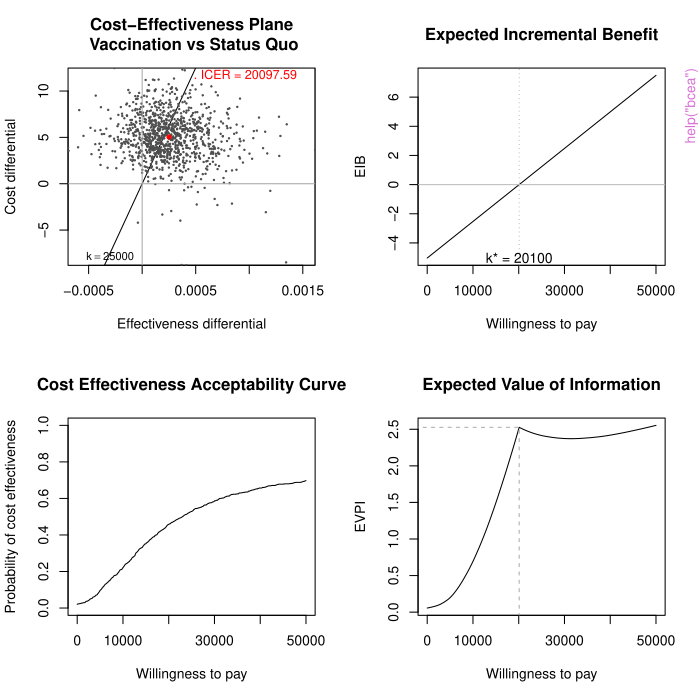

Recreate this plot in R.
pkgname <- "BCEA"
source(file.path(R.home("share"), "R", "examples-header.R"))
options(warn = 1)
options(pager = "console")
base::assign(".ExTimings", "BCEA-Ex.timings", pos = 'CheckExEnv')
base::cat("name\tuser\tsystem\telapsed\n", file=base::get(".ExTimings", pos = 'CheckExEnv'))
base::assign(".format_ptime",
function(x) {
  if(!is.na(x[4L])) x[1L] <- x[1L] + x[4L]
  if(!is.na(x[5L])) x[2L] <- x[2L] + x[5L]
  options(OutDec = '.')
  format(x[1L:3L], digits = 7L)
},
pos = 'CheckExEnv')

### * </HEADER>
library('BCEA')

base::assign(".oldSearch", base::search(), pos = 'CheckExEnv')
base::assign(".old_wd", base::getwd(), pos = 'CheckExEnv')
cleanEx()
nameEx("CEriskav_assign")
### * CEriskav_assign

flush(stderr()); flush(stdout())

base::assign(".ptime", proc.time(), pos = "CheckExEnv")
### Name: CEriskav_assign
### Title: Cost-effectiveness Analysis Including a Parameter of Risk
###   Aversion
### Aliases: CEriskav_assign CEriskav<- CEriskav CEriskav.default
###   CEriskav<-.bcea CEriskav<-.default

### ** Examples


# See Baio G., Dawid A.P. (2011) for a detailed description of the 
# Bayesian model and economic problem

# Load the processed results of the MCMC simulation model
data(Vaccine)

# Runs the health economic evaluation using BCEA
m <- bcea(e=e,c=c,          # defines the variables of 
                            #  effectiveness and cost
      ref=2,                # selects the 2nd row of (e, c) 
                            #  as containing the reference intervention
      interventions=treats, # defines the labels to be associated 
                            #  with each intervention
      Kmax=50000            # maximum value possible for the willingness 
                            #  to pay threshold; implies that k is chosen 
                            #  in a grid from the interval (0, Kmax)
)

# Define the vector of values for the risk aversion parameter, r, eg:
r <- c(1e-10, 0.005, 0.020, 0.035) 

# Run the cost-effectiveness analysis accounting for risk aversion
## No test: 
# uses the results of the economic evaluation 
# if more than 2 interventions, selects the 
#  pairwise comparison

CEriskav(m) <- r
## End(No test)




base::assign(".dptime", (proc.time() - get(".ptime", pos = "CheckExEnv")), pos = "CheckExEnv")
base::cat("CEriskav_assign", base::get(".format_ptime", pos = 'CheckExEnv')(get(".dptime", pos = "CheckExEnv")), "\n", file=base::get(".ExTimings", pos = 'CheckExEnv'), append=TRUE, sep="\t")
cleanEx()
nameEx("Smoking")
### * Smoking

flush(stderr()); flush(stdout())

base::assign(".ptime", proc.time(), pos = "CheckExEnv")
### Name: Smoking
### Title: Data set for the Bayesian model for the cost-effectiveness of
###   smoking cessation interventions
### Aliases: Smoking c data e life.years pi smoking smoking_output treats
### Keywords: datasets

### ** Examples


data(Smoking)

## No test: 
m <- bcea(e, c, ref = 4, interventions = treats, Kmax = 500)
## End(No test)



base::assign(".dptime", (proc.time() - get(".ptime", pos = "CheckExEnv")), pos = "CheckExEnv")
base::cat("Smoking", base::get(".format_ptime", pos = 'CheckExEnv')(get(".dptime", pos = "CheckExEnv")), "\n", file=base::get(".ExTimings", pos = 'CheckExEnv'), append=TRUE, sep="\t")
cleanEx()
nameEx("Vaccine")
### * Vaccine

flush(stderr()); flush(stdout())

base::assign(".ptime", proc.time(), pos = "CheckExEnv")
### Name: Vaccine
### Title: Data set for the Bayesian model for the cost-effectiveness of
###   influenza vaccination
### Aliases: Vaccine c.pts cost.GP cost.hosp cost.otc cost.time.off
###   cost.time.vac cost.travel cost.trt1 cost.trt2 cost.vac e.pts N
###   N.outcomes N.resources QALYs.adv QALYs.death QALYs.hosp QALYs.inf
###   QALYs.pne vaccine vaccine_mat
### Keywords: datasets

### ** Examples


data(Vaccine)

## No test: 
m <- bcea(e, c, ref = 1, interventions = treats)
## End(No test)



base::assign(".dptime", (proc.time() - get(".ptime", pos = "CheckExEnv")), pos = "CheckExEnv")
base::cat("Vaccine", base::get(".format_ptime", pos = 'CheckExEnv')(get(".dptime", pos = "CheckExEnv")), "\n", file=base::get(".ExTimings", pos = 'CheckExEnv'), append=TRUE, sep="\t")
cleanEx()
nameEx("bcea")
### * bcea

flush(stderr()); flush(stdout())

base::assign(".ptime", proc.time(), pos = "CheckExEnv")
### Name: bcea
### Title: Create Bayesian Cost-Effectiveness Analysis Object
### Aliases: bcea bcea.default bcea.rjags bcea.rstan bcea.bugs
### Keywords: manip

### ** Examples

# See Baio G., Dawid A.P. (2011) for a detailed description of the 
# Bayesian model and economic problem

# Load the processed results of the MCMC simulation model
data(Vaccine)

# Runs the health economic evaluation using BCEA
m <- bcea(
      e=e,
      c=c,                  # defines the variables of 
                            #  effectiveness and cost
      ref=2,                # selects the 2nd row of (e, c) 
                            #  as containing the reference intervention
      interventions=treats, # defines the labels to be associated 
                            #  with each intervention
      Kmax=50000,           # maximum value possible for the willingness 
                            #  to pay threshold; implies that k is chosen 
                            #  in a grid from the interval (0, Kmax)
      plot=TRUE             # plots the results
)

# Creates a summary table
summary(
      m,         # uses the results of the economic evaluation 
                 #  (a "bcea" object)
      wtp=25000	# selects the particular value for k 
)

## No test: 

# Plots the cost-effectiveness plane using base graphics
ceplane.plot(
      m,             # plots the Cost-Effectiveness plane
      comparison=1,  # if more than 2 interventions, selects the
                     #  pairwise comparison 
      wtp=25000,     # selects the relevant willingness to pay 
                     #  (default: 25,000) 
      graph="base"   # selects base graphics (default)
)

# Plots the cost-effectiveness plane using ggplot2
if (requireNamespace("ggplot2")) {
ceplane.plot(
      m,             # plots the Cost-Effectiveness plane
      comparison=1,  # if more than 2 interventions, selects the
                     #  pairwise comparison 
      wtp=25000,     # selects the relevant willingness to pay 
                     #  (default: 25,000) 
      graph="ggplot2"# selects ggplot2 as the graphical engine
)

# Some more options
ceplane.plot(
      m,
      graph="ggplot2",
      pos="top",
      size=5,
      ICER_size=1.5,
      label.pos=FALSE,
      opt.theme=ggplot2::theme(text=ggplot2::element_text(size=8))
)
}

# Plots the contour and scatterplot of the bivariate 
# distribution of (Delta_e,Delta_c)
contour(
      m,            # uses the results of the economic evaluation 
                    #  (a "bcea" object)
      comparison=1, # if more than 2 interventions, selects the 
                    #  pairwise comparison 
      nlevels=4,    # selects the number of levels to be 
                    #  plotted (default=4)
      levels=NULL,  # specifies the actual levels to be plotted 
                    #  (default=NULL, so that R will decide)
      scale=0.5,    # scales the bandwidths for both x- and 
                    #  y-axis (default=0.5)
      graph="base"  # uses base graphics to produce the plot
)

# Plots the contour and scatterplot of the bivariate 
#   distribution of (Delta_e,Delta_c)
contour2(
      m,          # uses the results of the economic evaluation 
                  #  (a "bcea" object)
      wtp=25000,  # selects the willingness-to-pay threshold
      xlim=NULL,    # assumes default values
      ylim=NULL     # assumes default values
)

# Using ggplot2
if (requireNamespace("ggplot2")) {
contour2(
      m,              # uses the results of the economic evaluation 
                      #  (a "bcea" object)
      graph="ggplot2",# selects the graphical engine
      wtp=25000,      # selects the willingness-to-pay threshold
      xlim=NULL,      # assumes default values
      ylim=NULL,      # assumes default values
      label.pos=FALSE # alternative position for the wtp label
)
}

# Plots the Expected Incremental Benefit for the "bcea" object m
eib.plot(m)

# Plots the distribution of the Incremental Benefit
ib.plot(
    m,            # uses the results of the economic evaluation 
                  #  (a "bcea" object)
    comparison=1, # if more than 2 interventions, selects the 
                  #  pairwise comparison 
    wtp=25000,    # selects the relevant willingness 
                  #  to pay (default: 25,000)
    graph="base"  # uses base graphics
)

# Produces a plot of the CEAC against a grid of values for the 
# willingness to pay threshold
ceac.plot(m)

# Plots the Expected Value of Information for the "bcea" object m
evi.plot(m)
## End(No test)




base::assign(".dptime", (proc.time() - get(".ptime", pos = "CheckExEnv")), pos = "CheckExEnv")
base::cat("bcea", base::get(".format_ptime", pos = 'CheckExEnv')(get(".dptime", pos = "CheckExEnv")), "\n", file=base::get(".ExTimings", pos = 'CheckExEnv'), append=TRUE, sep="\t")
cleanEx()
nameEx("ceac.plot")
### * ceac.plot

flush(stderr()); flush(stdout())

base::assign(".ptime", proc.time(), pos = "CheckExEnv")
### Name: ceac.plot.bcea
### Title: Cost-Effectiveness Acceptability Curve (CEAC) Plot
### Aliases: ceac.plot.bcea ceac.plot
### Keywords: hplot

### ** Examples

data("Vaccine")
he <- BCEA::bcea(e, c)
ceac.plot(he)

ceac.plot(he, graph = "base")
ceac.plot(he, graph = "ggplot2")
ceac.plot(he, graph = "plotly")

ceac.plot(he, graph = "ggplot2",
          title = "my title",
          line = list(colors = "green"),
          theme = ggplot2::theme_dark())

## more interventions
he2 <- BCEA::bcea(cbind(e, e - 0.0002), cbind(c, c + 5))
mypalette <- RColorBrewer::brewer.pal(3, "Accent")
ceac.plot(he2, graph = "ggplot2",
          title = "my title",
          theme = ggplot2::theme_dark(),
          pos = TRUE,
          line = list(colors = mypalette))
ceac.plot(he, graph = "base", title = "my title", line = list(colors = "green"))
ceac.plot(he2, graph = "base")

ceac.plot(he2, graph = "plotly", pos = "bottom")




base::assign(".dptime", (proc.time() - get(".ptime", pos = "CheckExEnv")), pos = "CheckExEnv")
base::cat("ceac.plot", base::get(".format_ptime", pos = 'CheckExEnv')(get(".dptime", pos = "CheckExEnv")), "\n", file=base::get(".ExTimings", pos = 'CheckExEnv'), append=TRUE, sep="\t")
cleanEx()
nameEx("ceaf.plot")
### * ceaf.plot

flush(stderr()); flush(stdout())

base::assign(".ptime", proc.time(), pos = "CheckExEnv")
### Name: ceaf.plot.pairwise
### Title: Cost-Effectiveness Acceptability Frontier (CEAF) plot
### Aliases: ceaf.plot.pairwise ceaf.plot
### Keywords: hplot

### ** Examples


# See Baio G., Dawid A.P. (2011) for a detailed description of the 
# Bayesian model and economic problem

# Load the processed results of the MCMC simulation model
data(Vaccine)

# Runs the health economic evaluation using BCEA
m <- bcea(
      e=e,
      c=c,                  # defines the variables of 
                            #  effectiveness and cost
      ref=2,                # selects the 2nd row of (e, c) 
                            #  as containing the reference intervention
      interventions=treats, # defines the labels to be associated 
                            #  with each intervention
      Kmax=50000,           # maximum value possible for the willingness 
                            #  to pay threshold; implies that k is chosen 
                            #  in a grid from the interval (0, Kmax)
      plot=FALSE            # inhibits graphical output
)

## No test: 
mce <- multi.ce(m)          # uses the results of the economic analysis 
## End(No test)

## No test: 
ceaf.plot(mce)              # plots the CEAF 
## End(No test)

## No test: 
ceaf.plot(mce, graph = "g") # uses ggplot2 
## End(No test)

## No test: 
# Use the smoking cessation dataset
data(Smoking)
m <- bcea(e, c, ref = 4, intervention = treats, Kmax = 500, plot = FALSE)
mce <- multi.ce(m)
ceaf.plot(mce)
## End(No test)
 



base::assign(".dptime", (proc.time() - get(".ptime", pos = "CheckExEnv")), pos = "CheckExEnv")
base::cat("ceaf.plot", base::get(".format_ptime", pos = 'CheckExEnv')(get(".dptime", pos = "CheckExEnv")), "\n", file=base::get(".ExTimings", pos = 'CheckExEnv'), append=TRUE, sep="\t")
cleanEx()
nameEx("ceef.plot")
### * ceef.plot

flush(stderr()); flush(stdout())

base::assign(".ptime", proc.time(), pos = "CheckExEnv")
### Name: ceef.plot.bcea
### Title: Cost-Effectiveness Efficiency Frontier (CEAF) Plot
### Aliases: ceef.plot.bcea ceef.plot

### ** Examples


## create the bcea object m for the smoking cessation example
data(Smoking, package = "BCEA")
m <- bcea(e, c, ref = 4, Kmax = 500, interventions = treats)

## produce plot
ceef.plot(m, graph = "base")

## No test: 
## tweak the options
## flip axis
ceef.plot(m,
          flip = TRUE,
          dominance = FALSE,
          start.from.origins = FALSE,
          print.summary = FALSE,
          graph = "base")
          
## or use ggplot2 instead
if(require(ggplot2)){
ceef.plot(m,
          dominance = TRUE,
          start.from.origins = FALSE,
          pos = TRUE,
          print.summary = FALSE,
          graph = "ggplot2")
 }
## End(No test)




base::assign(".dptime", (proc.time() - get(".ptime", pos = "CheckExEnv")), pos = "CheckExEnv")
base::cat("ceef.plot", base::get(".format_ptime", pos = 'CheckExEnv')(get(".dptime", pos = "CheckExEnv")), "\n", file=base::get(".ExTimings", pos = 'CheckExEnv'), append=TRUE, sep="\t")
cleanEx()
nameEx("ceplane.plot")
### * ceplane.plot

flush(stderr()); flush(stdout())

base::assign(".ptime", proc.time(), pos = "CheckExEnv")
### Name: ceplane.plot.bcea
### Title: Cost-effectiveness Plane Plot
### Aliases: ceplane.plot.bcea ceplane.plot
### Keywords: hplot

### ** Examples

## create the bcea object for the smoking cessation example
data(Smoking)

m <- bcea(e, c, ref = 4, Kmax = 500, interventions = treats)

## produce the base plot
ceplane.plot(m, wtp = 200, graph = "base")

## select only one comparator
ceplane.plot(m, wtp = 200, graph = "base", comparison = 3)

## use ggplot2
if (requireNamespace("ggplot2")) {
   ceplane.plot(m, wtp = 200, pos = "right", ICER_size = 2, graph = "ggplot2")
}

## plotly
ceplane.plot(m, wtp = 200, graph = "plotly")
ceplane.plot(m, wtp = 200, comparison = 1, graph = "plotly")
 



base::assign(".dptime", (proc.time() - get(".ptime", pos = "CheckExEnv")), pos = "CheckExEnv")
base::cat("ceplane.plot", base::get(".format_ptime", pos = 'CheckExEnv')(get(".dptime", pos = "CheckExEnv")), "\n", file=base::get(".ExTimings", pos = 'CheckExEnv'), append=TRUE, sep="\t")
cleanEx()
nameEx("ceplane_plot_graph")
### * ceplane_plot_graph

flush(stderr()); flush(stdout())

base::assign(".ptime", proc.time(), pos = "CheckExEnv")
### Name: ceplane_plot_graph
### Title: Cost-Effectiveness Plane Plot By Graph Device
### Aliases: ceplane_plot_graph ceplane_plot_base.bcea ceplane_plot_base
###   ceplane_plot_ggplot.bcea ceplane_plot_ggplot ceplane_plot_plotly.bcea
###   ceplane_plot_plotly
### Keywords: hplot

### ** Examples

# single comparator
data(Vaccine, package = "BCEA")

he <- bcea(e, c)
ceplane.plot(he, graph = "base")

## Not run: 
##D # need to provide all the defaults because thats what
##D # ceplane.plot() does
##D 
##D graph_params <-  list(xlab = "x-axis label",
##D                       ylab = "y-axis label",
##D                       title = "my title",
##D                       xlim = c(-0.002, 0.001),
##D                       ylim = c(-13, 5),
##D                       point = list(sizes = 1,
##D                                    colors = "darkgrey"),
##D                       area = list(color = "lightgrey"))
##D                       
##D he$delta_e <- as.matrix(he$delta_e)
##D he$delta_c <- as.matrix(he$delta_c)
##D 
##D BCEA::ceplane_plot_base(he, graph_params = graph_params)
##D 
##D ## single non-default comparator
##D 
##D 
##D ## multiple comparators
##D data(Smoking, package = "BCEA")
##D 
##D graph_params <-  list(xlab = "x-axis label",
##D                       ylab = "y-axis label",
##D                       title = "my title",
##D                       xlim = c(-1, 2.5),
##D                       ylim = c(-1, 160),
##D                       point = list(sizes = 0.5,
##D                                    colors = grey.colors(3, start = 0.1, end = 0.7)),
##D                       area = list(color = "lightgrey"))
##D                                    
##D he <- bcea(e, c, ref = 4, Kmax = 500, interventions = treats)
##D 
##D BCEA::ceplane_plot_base(he,
##D                        wtp = 200,
##D                        pos_legend = FALSE,
##D                        graph_params = graph_params)
## End(Not run)


data(Vaccine)
he <- bcea(e, c)

ceplane.plot(he, graph = "ggplot2")

data(Smoking)
he <- bcea(e, c, ref = 4, Kmax = 500, interventions = treats)

ceplane.plot(he, graph = "ggplot2")

ceplane.plot(he,
             wtp = 200,
             pos = "right",
             ICER_size = 2,
             graph = "ggplot2")
   
ceplane.plot(he,
             wtp = 200,
             pos = TRUE,
             graph = "ggplot2")

ceplane.plot(he,
             graph = "ggplot2",
             wtp=200,
             theme = ggplot2::theme_linedraw())
             



base::assign(".dptime", (proc.time() - get(".ptime", pos = "CheckExEnv")), pos = "CheckExEnv")
base::cat("ceplane_plot_graph", base::get(".format_ptime", pos = 'CheckExEnv')(get(".dptime", pos = "CheckExEnv")), "\n", file=base::get(".ExTimings", pos = 'CheckExEnv'), append=TRUE, sep="\t")
cleanEx()
nameEx("contour")
### * contour

flush(stderr()); flush(stdout())

base::assign(".ptime", proc.time(), pos = "CheckExEnv")
### Name: contour.bcea
### Title: Contour Plots for the Cost-Effectiveness Plane
### Aliases: contour.bcea contour
### Keywords: "Bayesian "Health economic evaluation" model"

### ** Examples

data(Vaccine)

# Runs the health economic evaluation using BCEA
m <- bcea(e=e,
          c=c,              # defines the variables of 
                            #  effectiveness and cost
      ref=2,                # selects the 2nd row of (e,c) 
                            #  as containing the reference intervention
      interventions=treats, # defines the labels to be associated 
                            #  with each intervention
      Kmax=50000,           # maximum value possible for the willingness 
                            #  to pay threshold; implies that k is chosen 
                            #  in a grid from the interval (0,Kmax)
      plot=TRUE             # plots the results
)

contour(m)
contour(m, graph = "ggplot2")

# Plots the contour and scatterplot of the bivariate 
# distribution of (Delta_e, Delta_c)
contour(m,          # uses the results of the economic evaluation 
                    #  (a "bcea" object)
      comparison=1, # if more than 2 interventions, selects the 
                    #  pairwise comparison 
      nlevels=4,    # selects the number of levels to be 
                    #  plotted (default=4)
      levels=NULL,  # specifies the actual levels to be plotted 
                    #  (default=NULL, so that R will decide)
      scale=0.5,    # scales the bandwidths for both x- and 
                    #  y-axis (default=0.5)
      graph="base"  # uses base graphics to produce the plot
)




base::assign(".dptime", (proc.time() - get(".ptime", pos = "CheckExEnv")), pos = "CheckExEnv")
base::cat("contour", base::get(".format_ptime", pos = 'CheckExEnv')(get(".dptime", pos = "CheckExEnv")), "\n", file=base::get(".ExTimings", pos = 'CheckExEnv'), append=TRUE, sep="\t")
cleanEx()
nameEx("contour2")
### * contour2

flush(stderr()); flush(stdout())

base::assign(".ptime", proc.time(), pos = "CheckExEnv")
### Name: contour2.bcea
### Title: Specialised CE-plane Contour Plot
### Aliases: contour2.bcea contour2
### Keywords: "Bayesian "Health economic evaluation" model"

### ** Examples

## create the bcea object m for the smoking cessation example
data(Smoking)
m <- bcea(e, c, ref = 4, interventions = treats, Kmax = 500)

## produce the plot
contour2(m,
         wtp = 200,
         graph_type = "base")

## No test: 
## or use ggplot2 to plot multiple comparisons
contour2(m,
         wtp = 200,
         ICER_size = 2,
         graph_type = "ggplot2")
## End(No test)




base::assign(".dptime", (proc.time() - get(".ptime", pos = "CheckExEnv")), pos = "CheckExEnv")
base::cat("contour2", base::get(".format_ptime", pos = 'CheckExEnv')(get(".dptime", pos = "CheckExEnv")), "\n", file=base::get(".ExTimings", pos = 'CheckExEnv'), append=TRUE, sep="\t")
cleanEx()
nameEx("eib.plot")
### * eib.plot

flush(stderr()); flush(stdout())

base::assign(".ptime", proc.time(), pos = "CheckExEnv")
### Name: eib.plot.bcea
### Title: Expected Incremental Benefit (EIB) Plot
### Aliases: eib.plot.bcea eib.plot
### Keywords: "Expected "Health Benefit" Incremental economic evaluation"

### ** Examples

data(Vaccine)
 
# Runs the health economic evaluation using BCEA
m <- bcea(
      e=e,
      c=c,                  # defines the variables of 
                            #  effectiveness and cost
      ref=2,                # selects the 2nd row of (e, c) 
                            #  as containing the reference intervention
      interventions=treats, # defines the labels to be associated 
                            #  with each intervention
      Kmax=50000,           # maximum value possible for the willingness 
                            #  to pay threshold; implies that k is chosen 
                            #  in a grid from the interval (0, Kmax)
      plot=FALSE             # plots the results
)
eib.plot(m)
eib.plot(m, graph = "ggplot2") + ggplot2::theme_linedraw()

data(Smoking)
treats <- c("No intervention", "Self-help",
            "Individual counselling", "Group counselling")
m <- bcea(e, c, ref = 4, interventions = treats, Kmax = 500)
eib.plot(m)




base::assign(".dptime", (proc.time() - get(".ptime", pos = "CheckExEnv")), pos = "CheckExEnv")
base::cat("eib.plot", base::get(".format_ptime", pos = 'CheckExEnv')(get(".dptime", pos = "CheckExEnv")), "\n", file=base::get(".ExTimings", pos = 'CheckExEnv'), append=TRUE, sep="\t")
cleanEx()
nameEx("evi.plot")
### * evi.plot

flush(stderr()); flush(stdout())

base::assign(".ptime", proc.time(), pos = "CheckExEnv")
### Name: evi.plot.bcea
### Title: Expected Value of Information (EVI) Plot
### Aliases: evi.plot.bcea evi.plot
### Keywords: Expected Health economic evaluation information of value

### ** Examples

data(Vaccine)
m <- bcea(
      e=e,
      c=c,                  # defines the variables of 
                            #  effectiveness and cost
      ref=2,                # selects the 2nd row of (e, c) 
                            #  as containing the reference intervention
      interventions=treats, # defines the labels to be associated 
                            #  with each intervention
      Kmax=50000,           # maximum value possible for the willingness 
                            #  to pay threshold; implies that k is chosen 
                            #  in a grid from the interval (0, Kmax)
      plot=FALSE            # plots the results
)
evi.plot(m)

data(Smoking)
treats <- c("No intervention", "Self-help",
            "Individual counselling", "Group counselling")
m <- bcea(e, c, ref = 4, interventions = treats, Kmax = 500)
evi.plot(m)




base::assign(".dptime", (proc.time() - get(".ptime", pos = "CheckExEnv")), pos = "CheckExEnv")
base::cat("evi.plot", base::get(".format_ptime", pos = 'CheckExEnv')(get(".dptime", pos = "CheckExEnv")), "\n", file=base::get(".ExTimings", pos = 'CheckExEnv'), append=TRUE, sep="\t")
cleanEx()
nameEx("evi.plot.mixedAn")
### * evi.plot.mixedAn

flush(stderr()); flush(stdout())

base::assign(".ptime", proc.time(), pos = "CheckExEnv")
### Name: evi.plot.mixedAn
### Title: EVI Plot of the Health Economic Analysis For Mixed Analysis
### Aliases: evi.plot.mixedAn

### ** Examples


# See Baio G., Dawid A.P. (2011) for a detailed description of the 
# Bayesian model and economic problem
#
# Load the processed results of the MCMC simulation model
data(Vaccine)

# Runs the health economic evaluation using BCEA
m <- bcea(e=e,c=c,          # defines the variables of 
                            #  effectiveness and cost
      ref=2,                # selects the 2nd row of (e,c) 
                            #  as containing the reference intervention
      interventions=treats, # defines the labels to be associated 
                            #  with each intervention
      Kmax=50000,           # maximum value possible for the willingness 
                            #  to pay threshold; implies that k is chosen 
                            #  in a grid from the interval (0,Kmax)
      plot=FALSE            # inhibits graphical output
)

mixedAn(m) <- NULL      # uses the results of the mixed strategy 
                        #  analysis (a "mixedAn" object)
                        # the vector of market shares can be defined 
                        #  externally. If NULL, then each of the T 
                        #  interventions will have 1/T market share
                        # produces the plots
evi.plot(m)

evi.plot(m, graph="base")

# Or with ggplot2
if (require(ggplot2)) {
   evi.plot(m, graph="ggplot2")
}




base::assign(".dptime", (proc.time() - get(".ptime", pos = "CheckExEnv")), pos = "CheckExEnv")
base::cat("evi.plot.mixedAn", base::get(".format_ptime", pos = 'CheckExEnv')(get(".dptime", pos = "CheckExEnv")), "\n", file=base::get(".ExTimings", pos = 'CheckExEnv'), append=TRUE, sep="\t")
cleanEx()
nameEx("evppi")
### * evppi

flush(stderr()); flush(stdout())

base::assign(".ptime", proc.time(), pos = "CheckExEnv")
### Name: evppi
### Title: Expected Value of Perfect Partial Information (EVPPI) for
###   Selected Parameters
### Aliases: evppi evppi.default evppi.bcea

### ** Examples

# See Baio G., Dawid A.P. (2011) for a detailed description of the 
# Bayesian model and economic problem

# Load the processed results of the MCMC simulation model
data(Vaccine, package = "BCEA")
treats <- c("Status quo", "Vaccination")

# Run the health economic evaluation using BCEA
m <- bcea(e.pts, c.pts, ref = 2, interventions = treats)

# Compute the EVPPI for a bunch of parameters
inp <- createInputs(vaccine)

EVPPI <- evppi(m, c("beta.1." , "beta.2."), inp$mat)
plot(EVPPI)

# deprecated (single parameter) methods
EVPPI.so <- evppi(m, c("beta.1.", "beta.2."), inp$mat, method = "so", n.blocks = 50)
EVPPI.sad <- evppi(m, c("beta.1.", "beta.2."), inp$mat, method = "sad", n.seps = 1)

##TODO:
#plot(EVPPI.so)
#plot(EVPPI.sad)

# Compute the EVPPI using INLA/SPDE
x_inla <- evppi(he = m, 39:40, input = inp$mat)

# using GAM regression
x_gam <- evppi(he = m, 39:40, input = inp$mat, method = "GAM")

# using Strong et al GP regression
x_gp <- evppi(he = m, 39:40, input = inp$mat, method = "GP")

# plot results
plot(x_inla)
points(x_inla$k, x_inla$evppi, type = "l", lwd = 2, lty = 2)
points(x_gam$k, x_gam$evppi, type = "l", col = "red")
points(x_gp$k, x_gp$evppi, type = "l", col = "blue")

plot(x_inla$k, x_inla$evppi, type = "l", lwd = 2, lty = 2)
points(x_gam$k, x_gam$evppi, type = "l", col = "red")
points(x_gp$k, x_gp$evppi, type = "l", col = "blue")

data(Smoking)
treats <- c("No intervention", "Self-help",
"Individual counselling", "Group counselling")
m <- bcea(e, c, ref = 4, interventions = treats, Kmax = 500)
inp <- createInputs(smoking_output)
EVPPI <- evppi(m, c(2,3), inp$mat, h.value = 0.0000005)
plot(EVPPI)




base::assign(".dptime", (proc.time() - get(".ptime", pos = "CheckExEnv")), pos = "CheckExEnv")
base::cat("evppi", base::get(".format_ptime", pos = 'CheckExEnv')(get(".dptime", pos = "CheckExEnv")), "\n", file=base::get(".ExTimings", pos = 'CheckExEnv'), append=TRUE, sep="\t")
cleanEx()
nameEx("info.rank")
### * info.rank

flush(stderr()); flush(stdout())

base::assign(".ptime", proc.time(), pos = "CheckExEnv")
### Name: info.rank.bcea
### Title: Information-Rank Plot for bcea Class
### Aliases: info.rank.bcea info.rank
### Keywords: dplot models

### ** Examples

data("Vaccine")
m <- bcea(e,c)
inp <- createInputs(vaccine)
info.rank(m, inp)
info.rank(m, inp, graph = "base")
info.rank(m, inp, graph = "plotly")
info.rank(m, inp, graph = "ggplot2")




base::assign(".dptime", (proc.time() - get(".ptime", pos = "CheckExEnv")), pos = "CheckExEnv")
base::cat("info.rank", base::get(".format_ptime", pos = 'CheckExEnv')(get(".dptime", pos = "CheckExEnv")), "\n", file=base::get(".ExTimings", pos = 'CheckExEnv'), append=TRUE, sep="\t")
cleanEx()
nameEx("make.report")
### * make.report

flush(stderr()); flush(stdout())

base::assign(".ptime", proc.time(), pos = "CheckExEnv")
### Name: make.report
### Title: Make Report
### Aliases: make.report

### ** Examples


## Not run: 
##D   data(Vaccine, package = "BCEA")
##D   m <- bcea(e, c, ref = 2)
##D   make.report(m)
## End(Not run)




base::assign(".dptime", (proc.time() - get(".ptime", pos = "CheckExEnv")), pos = "CheckExEnv")
base::cat("make.report", base::get(".format_ptime", pos = 'CheckExEnv')(get(".dptime", pos = "CheckExEnv")), "\n", file=base::get(".ExTimings", pos = 'CheckExEnv'), append=TRUE, sep="\t")
cleanEx()
nameEx("mixedAn-set")
### * mixedAn-set

flush(stderr()); flush(stdout())

base::assign(".ptime", proc.time(), pos = "CheckExEnv")
### Name: mixedAn<-
### Title: Cost-Effectiveness Analysis When Multiple (Possibly
###   Non-Cost-Effective) Interventions are Present on the Market
### Aliases: mixedAn<- mixedAn mixedAn.default

### ** Examples


# See Baio G., Dawid A.P. (2011) for a detailed description of the 
# Bayesian model and economic problem

# Load the processed results of the MCMC simulation model
data(Vaccine)

# Runs the health economic evaluation using BCEA
m <- bcea(e=e,c=c,          # defines the variables of 
                            #  effectiveness and cost
      ref=2,                # selects the 2nd row of (e, c) 
                            #  as containing the reference intervention
      interventions=treats, # defines the labels to be associated 
                            #  with each intervention
      Kmax=50000,           # maximum value possible for the willingness 
                            #  to pay threshold; implies that k is chosen 
                            #  in a grid from the interval (0, Kmax)
      plot=FALSE)           # inhibits graphical output

mixedAn(m) <- NULL      # uses the results of the mixed strategy 
                        #  analysis (a "mixedAn" object)
                        # the vector of market shares can be defined 
                        #  externally. If NULL, then each of the T 
                        #  interventions will have 1/T market share
                        # produces the plots
evi.plot(m)




base::assign(".dptime", (proc.time() - get(".ptime", pos = "CheckExEnv")), pos = "CheckExEnv")
base::cat("mixedAn-set", base::get(".format_ptime", pos = 'CheckExEnv')(get(".dptime", pos = "CheckExEnv")), "\n", file=base::get(".ExTimings", pos = 'CheckExEnv'), append=TRUE, sep="\t")
cleanEx()
nameEx("multi.ce")
### * multi.ce

flush(stderr()); flush(stdout())

base::assign(".ptime", proc.time(), pos = "CheckExEnv")
### Name: multi.ce
### Title: Cost-effectiveness Analysis With Multiple Comparison
### Aliases: multi.ce multi.ce.bcea
### Keywords: "Health "Multiple comparison" economic evaluation"

### ** Examples

# See Baio G., Dawid A.P. (2011) for a detailed description of the 
# Bayesian model and economic problem

# Load the processed results of the MCMC simulation model
data(Vaccine)
 
# Runs the health economic evaluation using BCEA

m <- bcea(e=e,c=c,          # defines the variables of 
                            #  effectiveness and cost
      ref=2,                # selects the 2nd row of (e,c) 
                            #  as containing the reference intervention
      interventions=treats, # defines the labels to be associated 
                            #  with each intervention
      Kmax=50000,           # maximum value possible for the willingness 
                            #  to pay threshold; implies that k is chosen 
                            #  in a grid from the interval (0,Kmax)
      plot=FALSE            # inhibits graphical output
)

mce <- multi.ce(m)          # uses the results of the economic analysis

ceac.plot(mce)
ceaf.plot(mce)




base::assign(".dptime", (proc.time() - get(".ptime", pos = "CheckExEnv")), pos = "CheckExEnv")
base::cat("multi.ce", base::get(".format_ptime", pos = 'CheckExEnv')(get(".dptime", pos = "CheckExEnv")), "\n", file=base::get(".ExTimings", pos = 'CheckExEnv'), append=TRUE, sep="\t")
cleanEx()
nameEx("plot.CEriskav")
### * plot.CEriskav

flush(stderr()); flush(stdout())

base::assign(".ptime", proc.time(), pos = "CheckExEnv")
### Name: plot.CEriskav
### Title: Plots EIB and EVPI for the Risk Aversion Case
### Aliases: plot.CEriskav
### Keywords: Health Risk aversion economic evaluation

### ** Examples


# See Baio G., Dawid A.P. (2011) for a detailed description of the 
# Bayesian model and economic problem
#
# Load the processed results of the MCMC simulation model
data(Vaccine)
# 
# Runs the health economic evaluation using BCEA
m <- bcea(e=e,c=c,          # defines the variables of 
                            #  effectiveness and cost
      ref=2,                # selects the 2nd row of (e,c) 
                            #  as containing the reference intervention
      interventions=treats, # defines the labels to be associated 
                            #  with each intervention
      Kmax=50000,           # maximum value possible for the willingness 
                            #  to pay threshold; implies that k is chosen 
                            #  in a grid from the interval (0,Kmax)
      plot=FALSE            # inhibits graphical output
)
#
# Define the vector of values for the risk aversion parameter, r, eg:
r <- c(1e-10, 0.005, 0.020, 0.035) 
#
# Run the cost-effectiveness analysis accounting for risk aversion
## No test: 
   CEriskav(m) <- r
## End(No test)
#
# produce the plots
## No test: 
   plot(m)
## End(No test)
## Alternative options, using ggplot2
## No test: 
   plot(m, graph = "ggplot2")
## End(No test)




base::assign(".dptime", (proc.time() - get(".ptime", pos = "CheckExEnv")), pos = "CheckExEnv")
base::cat("plot.CEriskav", base::get(".format_ptime", pos = 'CheckExEnv')(get(".dptime", pos = "CheckExEnv")), "\n", file=base::get(".ExTimings", pos = 'CheckExEnv'), append=TRUE, sep="\t")
cleanEx()
nameEx("plot.bcea")
### * plot.bcea

flush(stderr()); flush(stdout())

base::assign(".ptime", proc.time(), pos = "CheckExEnv")
### Name: plot.bcea
### Title: Summary Plot of the Health Economic Analysis
### Aliases: plot.bcea
### Keywords: "Health economic evaluation" hplot

### ** Examples

# See Baio G., Dawid A.P. (2011) for a detailed description of the 
# Bayesian model and economic problem

# Load the processed results of the MCMC simulation model
data(Vaccine)

# Runs the health economic evaluation using BCEA
he <- bcea(
       e=e, c=c,             # defines the variables of 
                             #  effectiveness and cost
       ref=2,                # selects the 2nd row of (e,c) 
                             #  as containing the reference intervention
       interventions=treats, # defines the labels to be associated 
                             #  with each intervention
       Kmax=50000,           # maximum value possible for the willingness 
                             #  to pay threshold; implies that k is chosen 
                             #  in a grid from the interval (0,Kmax)
       plot=FALSE            # does not produce graphical outputs
      )

# Plots the summary plots for the "bcea" object m using base graphics
plot(he, graph = "base")

# Plots the same summary plots using ggplot2
if(require(ggplot2)){
plot(he, graph = "ggplot2")

##### Example of a customized plot.bcea with ggplot2
plot(he,
  graph = "ggplot2",                                      # use ggplot2
  theme = theme(plot.title=element_text(size=rel(1.25))), # theme elements must have a name
  ICER_size = 1.5,                                        # hidden option in ceplane.plot
  size = rel(2.5)                                         # modifies the size of k = labels
  )                                                       # in ceplane.plot and eib.plot
}




base::assign(".dptime", (proc.time() - get(".ptime", pos = "CheckExEnv")), pos = "CheckExEnv")
base::cat("plot.bcea", base::get(".format_ptime", pos = 'CheckExEnv')(get(".dptime", pos = "CheckExEnv")), "\n", file=base::get(".ExTimings", pos = 'CheckExEnv'), append=TRUE, sep="\t")
cleanEx()
nameEx("plot.evppi")
### * plot.evppi

flush(stderr()); flush(stdout())

base::assign(".ptime", proc.time(), pos = "CheckExEnv")
### Name: plot.evppi
### Title: Plot Expected Value of Partial Information With Respect to a Set
###   of Parameters
### Aliases: plot.evppi
### Keywords: "Expected "Health economic evaluation" information" of value

### ** Examples


data(Vaccine, package = "BCEA")
treats <- c("Status quo", "Vaccination")

# Run the health economic evaluation using BCEA
m <- bcea(e.pts, c.pts, ref = 2, interventions = treats)

# Compute the EVPPI for a bunch of parameters
inp <- createInputs(vaccine)

# Compute the EVPPI using INLA/SPDE
x0 <- evppi(m, c("beta.1." , "beta.2."), input = inp$mat)
x1 <- evppi(m, c(32,48,49), input = inp$mat)

plot(x0, pos = c(0,1))
plot(x1, pos = "topright")

plot(x0, col = c("black", "red"), pos = "topright")
plot(x0, col = c(2,3), pos = "bottomright")

plot(x0, pos = c(0,1), graph = "ggplot2")
plot(x1, pos = "top", graph = "ggplot2")

plot(x0, col = c("black", "red"), pos = "right", graph = "ggplot2")
plot(x0, col = c(2,3), size = c(1,2), pos = "bottom", graph = "ggplot2")

plot(x0, graph = "ggplot2", theme = ggplot2::theme_linedraw())

if (FALSE)
 plot(x0, col = 3, pos = "topright")
# The vector 'col' must have the number of elements for an EVPI
# colour and each of the EVPPI parameters. Forced to black




base::assign(".dptime", (proc.time() - get(".ptime", pos = "CheckExEnv")), pos = "CheckExEnv")
base::cat("plot.evppi", base::get(".format_ptime", pos = 'CheckExEnv')(get(".dptime", pos = "CheckExEnv")), "\n", file=base::get(".ExTimings", pos = 'CheckExEnv'), append=TRUE, sep="\t")
cleanEx()
nameEx("print.bcea")
### * print.bcea

flush(stderr()); flush(stdout())

base::assign(".ptime", proc.time(), pos = "CheckExEnv")
### Name: print.bcea
### Title: bcea Print Method
### Aliases: print.bcea
### Keywords: print

### ** Examples

data("Vaccine")
he <- BCEA::bcea(e, c)




base::assign(".dptime", (proc.time() - get(".ptime", pos = "CheckExEnv")), pos = "CheckExEnv")
base::cat("print.bcea", base::get(".format_ptime", pos = 'CheckExEnv')(get(".dptime", pos = "CheckExEnv")), "\n", file=base::get(".ExTimings", pos = 'CheckExEnv'), append=TRUE, sep="\t")
cleanEx()
nameEx("sim_table")
### * sim_table

flush(stderr()); flush(stdout())

base::assign(".ptime", proc.time(), pos = "CheckExEnv")
### Name: sim_table
### Title: Table of Simulation Statistics for the Health Economic Model
### Aliases: sim_table sim_table.bcea
### Keywords: Health economic evaluation

### ** Examples

# See Baio G., Dawid A.P. (2011) for a detailed description of the 
# Bayesian model and economic problem

# Load the processed results of the MCMC simulation model
data(Vaccine)

# Runs the health economic evaluation using BCEA
m <- bcea(e=e,                  # defines the variables of 
          c=c,                  # effectiveness and cost
          ref=2,                # selects the 2nd row of (e, c) 
                                # as containing the reference intervention
          interventions=treats, # defines the labels to be associated 
                                # with each intervention
          Kmax=50000)           # maximum value possible for the willingness 
                                # to pay threshold; implies that k is chosen 
                                # in a grid from the interval (0, Kmax)

# Now can save the simulation exercise in an object using sim_table()
sim_table(m,         # uses the results of the economic evaluation 
                     #  (a 'bcea' object)
          wtp=25000) # selects the particular value for k
               



base::assign(".dptime", (proc.time() - get(".ptime", pos = "CheckExEnv")), pos = "CheckExEnv")
base::cat("sim_table", base::get(".format_ptime", pos = 'CheckExEnv')(get(".dptime", pos = "CheckExEnv")), "\n", file=base::get(".ExTimings", pos = 'CheckExEnv'), append=TRUE, sep="\t")
cleanEx()
nameEx("summary.bcea")
### * summary.bcea

flush(stderr()); flush(stdout())

base::assign(".ptime", proc.time(), pos = "CheckExEnv")
### Name: summary.bcea
### Title: Summary Method for Objects of Class 'bcea'
### Aliases: summary.bcea
### Keywords: Health economic evaluation

### ** Examples

data(Vaccine)

he <- bcea(e, c, interventions = treats, ref = 2)
summary(he)




base::assign(".dptime", (proc.time() - get(".ptime", pos = "CheckExEnv")), pos = "CheckExEnv")
base::cat("summary.bcea", base::get(".format_ptime", pos = 'CheckExEnv')(get(".dptime", pos = "CheckExEnv")), "\n", file=base::get(".ExTimings", pos = 'CheckExEnv'), append=TRUE, sep="\t")
cleanEx()
nameEx("summary.mixedAn")
### * summary.mixedAn

flush(stderr()); flush(stdout())

base::assign(".ptime", proc.time(), pos = "CheckExEnv")
### Name: summary.mixedAn
### Title: Summary Methods For Objects in the Class 'mixedAn' (Mixed
###   Analysis)
### Aliases: summary.mixedAn
### Keywords: Health Mixed analysis economic evaluation

### ** Examples


# See Baio G., Dawid A.P. (2011) for a detailed description of the 
# Bayesian model and economic problem

# Load the processed results of the MCMC simulation model
data(Vaccine)

# Runs the health economic evaluation using BCEA
m <- bcea(e=e,c=c,          # defines the variables of 
                            #  effectiveness and cost
      ref=2,                # selects the 2nd row of (e,c) 
                            #  as containing the reference intervention
      interventions=treats, # defines the labels to be associated 
                            #  with each intervention
      Kmax=50000            # maximum value possible for the willingness 
                            #  to pay threshold; implies that k is chosen 
                            #  in a grid from the interval (0,Kmax)
)

mixedAn(m) <- NULL      # uses the results of the mixed strategy 
                        #  analysis (a "mixedAn" object)
                        # the vector of market shares can be defined 
                        #  externally. If NULL, then each of the T 
                        #  interventions will have 1/T market share

# Prints a summary of the results
summary(m,         # uses the results of the mixed strategy analysis 
        wtp=25000) #  (a "mixedAn" object)
                   # selects the relevant willingness to pay 
                   #  (default: 25,000)




base::assign(".dptime", (proc.time() - get(".ptime", pos = "CheckExEnv")), pos = "CheckExEnv")
base::cat("summary.mixedAn", base::get(".format_ptime", pos = 'CheckExEnv')(get(".dptime", pos = "CheckExEnv")), "\n", file=base::get(".ExTimings", pos = 'CheckExEnv'), append=TRUE, sep="\t")
### * <FOOTER>
###
cleanEx()
options(digits = 7L)
base::cat("Time elapsed: ", proc.time() - base::get("ptime", pos = 'CheckExEnv'),"\n")
grDevices::dev.off()
###
### Local variables: ***
### mode: outline-minor ***
### outline-regexp: "\\(> \\)?### [*]+" ***
### End: ***
quit('no')
